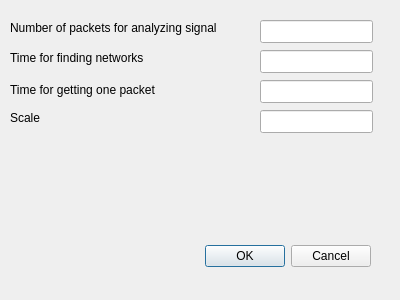
<?xml version="1.0" encoding="UTF-8"?>
<ui version="4.0">
 <class>SettingsDialog</class>
 <widget class="QDialog" name="SettingsDialog">
  <property name="geometry">
   <rect>
    <x>0</x>
    <y>0</y>
    <width>400</width>
    <height>300</height>
   </rect>
  </property>
  <property name="windowTitle">
   <string>Dialog</string>
  </property>
  <widget class="QDialogButtonBox" name="buttonBox">
   <property name="geometry">
    <rect>
     <x>30</x>
     <y>240</y>
     <width>341</width>
     <height>32</height>
    </rect>
   </property>
   <property name="orientation">
    <enum>Qt::Horizontal</enum>
   </property>
   <property name="standardButtons">
    <set>QDialogButtonBox::Cancel|QDialogButtonBox::Ok</set>
   </property>
  </widget>
  <widget class="QLabel" name="label">
   <property name="geometry">
    <rect>
     <x>10</x>
     <y>20</y>
     <width>241</width>
     <height>16</height>
    </rect>
   </property>
   <property name="text">
    <string>Number of packets for analyzing signal</string>
   </property>
  </widget>
  <widget class="QLabel" name="label_2">
   <property name="geometry">
    <rect>
     <x>10</x>
     <y>50</y>
     <width>231</width>
     <height>16</height>
    </rect>
   </property>
   <property name="text">
    <string>Time for finding networks</string>
   </property>
  </widget>
  <widget class="QLabel" name="label_3">
   <property name="geometry">
    <rect>
     <x>10</x>
     <y>80</y>
     <width>221</width>
     <height>20</height>
    </rect>
   </property>
   <property name="text">
    <string>Time for getting one packet</string>
   </property>
  </widget>
  <widget class="QLabel" name="label_4">
   <property name="geometry">
    <rect>
     <x>10</x>
     <y>110</y>
     <width>231</width>
     <height>16</height>
    </rect>
   </property>
   <property name="text">
    <string>Scale</string>
   </property>
  </widget>
  <widget class="QLineEdit" name="NumberOfPacketsEdit">
   <property name="geometry">
    <rect>
     <x>260</x>
     <y>20</y>
     <width>113</width>
     <height>23</height>
    </rect>
   </property>
  </widget>
  <widget class="QLineEdit" name="TimeFindNetworkEdit">
   <property name="geometry">
    <rect>
     <x>260</x>
     <y>50</y>
     <width>113</width>
     <height>23</height>
    </rect>
   </property>
  </widget>
  <widget class="QLineEdit" name="TimeOnePacletEdit">
   <property name="geometry">
    <rect>
     <x>260</x>
     <y>80</y>
     <width>113</width>
     <height>23</height>
    </rect>
   </property>
  </widget>
  <widget class="QLineEdit" name="ScaleEdit">
   <property name="geometry">
    <rect>
     <x>260</x>
     <y>110</y>
     <width>113</width>
     <height>23</height>
    </rect>
   </property>
  </widget>
 </widget>
 <resources/>
 <connections>
  <connection>
   <sender>buttonBox</sender>
   <signal>accepted()</signal>
   <receiver>SettingsDialog</receiver>
   <slot>accept()</slot>
   <hints>
    <hint type="sourcelabel">
     <x>248</x>
     <y>254</y>
    </hint>
    <hint type="destinationlabel">
     <x>157</x>
     <y>274</y>
    </hint>
   </hints>
  </connection>
  <connection>
   <sender>buttonBox</sender>
   <signal>rejected()</signal>
   <receiver>SettingsDialog</receiver>
   <slot>reject()</slot>
   <hints>
    <hint type="sourcelabel">
     <x>316</x>
     <y>260</y>
    </hint>
    <hint type="destinationlabel">
     <x>286</x>
     <y>274</y>
    </hint>
   </hints>
  </connection>
 </connections>
</ui>
